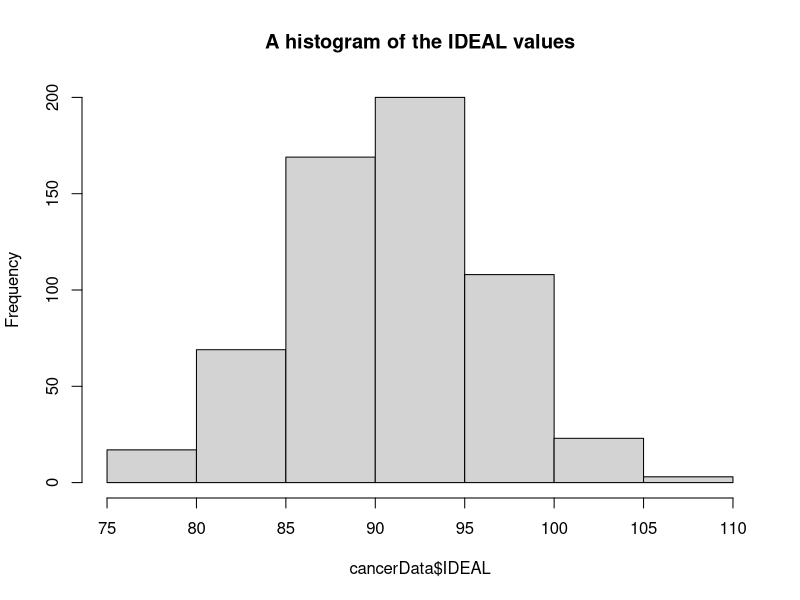
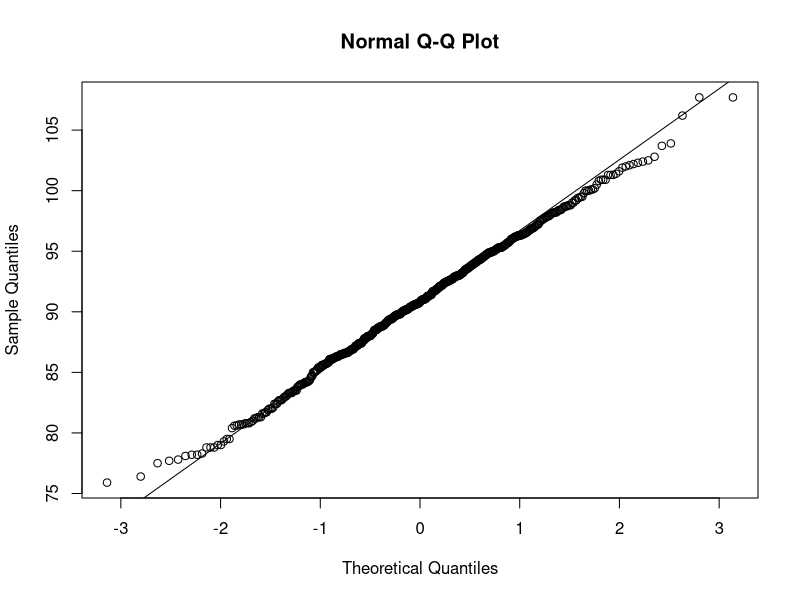

Write R code to recreate these figures, in order.

library(plyr)
library(tidyverse)

############CLEANING AND REVIEW OF DATA SET#####################
############CLEANING AND REVIEW OF DATA SET#####################
############CLEANING AND REVIEW OF DATA SET#####################

cancerData =read.csv("Cancer.csv",sep=",") 

summary(cancerData$PROTEIN)

plyr::count(cancerData, 'SUBJNO')
plyr::count(cancerData, 'PROTEIN')


############################################# THE IDEAL VALUES #######################################
############################################# THE IDEAL VALUES #######################################
############################################# THE IDEAL VALUES #######################################

##DESCRIPTIVE STATS AND GRAPHS/CHARTS

summary(cancerData$IDEAL)
plyr::count(cancerData, 'IDEAL')

#Get a histogram, mean, standard deviation
histogramIDEAL=hist(cancerData$IDEAL, main="A histogram of the IDEAL values")
meanIDEAL <- mean(cancerData$IDEAL,na.rm=TRUE)
sdIDEAL <- sd(cancerData$IDEAL,na.rm=TRUE)
print (paste("IDEAL Mean: ", meanIDEAL))
print (paste("IDEAL St. Dev: ", sdIDEAL))




qqnorm(cancerData$IDEAL)
qqline(cancerData$IDEAL)
ks.test(x=cancerData$IDEAL,"pnorm",mean=meanIDEAL,sd=sdIDEAL)
shapiro.test(cancerData$IDEAL)